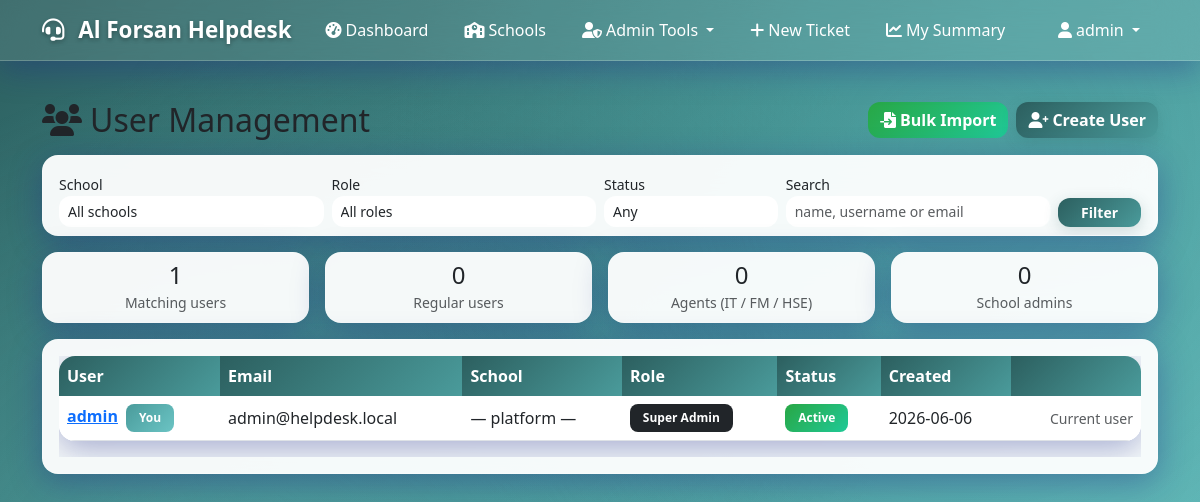
The app's page /admin/users (signed in) with its own data.
### models.py (models this page shows, shortened)
class SystemSettings(db.Model):
    __tablename__ = 'system_settings'
    id = db.Column(db.Integer, primary_key=True)
    system_name = db.Column(db.String(100), nullable=False, default='Al Qeyam Helpdesk')
    logo_filename = db.Column(db.String(200), nullable=True)
    updated_at = db.Column(db.DateTime, default=utc_now, onupdate=utc_now)

class User(UserMixin, db.Model):
    __tablename__ = 'users'
    id = db.Column(db.Integer, primary_key=True)
    username = db.Column(db.String(80), unique=True, nullable=False)
    email = db.Column(db.String(120), unique=True, nullable=False)
    password_hash = db.Column(db.String(255), nullable=False)
    role = db.Column(db.String(20), default='user')  # see ALL_ROLES
    department = db.Column(db.Text, nullable=True)  # free text / admin module permissions as JSON
    is_active = db.Column(db.Boolean, default=True)
    created_at = db.Column(db.DateTime, default=utc_now)
    school_id = db.Column(db.Integer, db.ForeignKey('schools.id'), nullable=True, index=True)
    full_name = db.Column(db.String(120), nullable=True)
    must_change_password = db.Column(db.Boolean, default=False)
    school = db.relationship('School', foreign_keys=[school_id])
    @property
    def display_name(self):
        return self.full_name or self.username

### app.py (the view)
@app.route('/admin/users')
@require_module_access('user_management')
@platform_scope
def admin_users():
    query = User.query
    if current_user.role != ROLE_SUPER_ADMIN:
        query = query.filter(User.role != ROLE_SUPER_ADMIN)
    school_filter = request.args.get('school_id', type=int)
    role_filter = request.args.get('role', '').strip()
    status_filter = request.args.get('status', '').strip()
    term = request.args.get('q', '').strip()
    if school_filter and current_user.role == ROLE_SUPER_ADMIN:
        query = query.filter(User.school_id == school_filter)
    if role_filter in ALL_ROLES:
        query = query.filter(User.role == role_filter)
    if status_filter in ('active', 'inactive'):
        query = query.filter(User.is_active == (status_filter == 'active'))
    if term:
        like = f'%{term}%'
        query = query.filter(db.or_(User.username.ilike(like), User.email.ilike(like), User.full_name.ilike(like)))
    counts = dict(query.with_entities(User.role, db.func.count(User.id)).group_by(User.role).all())
    page = request.args.get('page', 1, type=int)
    pagination = query.order_by(User.created_at.desc(), User.id.desc()).paginate(page=page, per_page=50, error_out=False)
    return render_template('admin_users.html', users=pagination.items, pagination=pagination, counts=counts,
                           total=sum(counts.values()), schools=_schools_for_forms(), filters={
                               'school_id': school_filter, 'role': role_filter, 'status': status_filter, 'q': term})

### templates/admin_users.html (shortened to what this page needs)
{% extends "base.html" %}
{% block content %}
<div class="d-flex flex-wrap justify-content-between align-items-center mb-3 gap-2">
    <h2 class="mb-0"><i class="fas fa-users me-2"></i>User Management</h2>
    <div class="d-flex gap-2">
        <a href="{{ url_for('tenant.import_users_view') }}" class="btn btn-success"><i class="fas fa-file-import me-1"></i>Bulk Import</a>
        <a href="{{ url_for('create_user', school_id=filters.school_id) if filters.school_id else url_for('create_user') }}" class="btn btn-primary"><i class="fas fa-user-plus me-1"></i>Create User</a>
    </div>
</div>
<div class="card mb-3">
    <div class="card-body py-2">
        <form method="GET" class="row g-2 align-items-end">
            {% if current_user.role == 'super_admin' %}
            <div class="col-md-3">
                <label class="form-label small mb-0">School</label>
                <select class="form-select form-select-sm" name="school_id">
                    <option value="">All schools</option>
                </select>
            </div>
            {% endif %}
            <div class="col-md-3">
                <label class="form-label small mb-0">Role</label>
                <select class="form-select form-select-sm" name="role">
                    <option value="">All roles</option>
                </select>
            </div>
            <div class="col-md-2">
                <label class="form-label small mb-0">Status</label>
                <select class="form-select form-select-sm" name="status">
                    <option value="">Any</option>
                </select>
            </div>
            <div class="col-md-3">
                <label class="form-label small mb-0">Search</label>
                <input class="form-control form-control-sm" name="q" value="{{ filters.q }}" placeholder="name, username or email">
            </div>
            <div class="col-md-1 d-grid"><button class="btn btn-sm btn-primary">Filter</button></div>
        </form>
    </div>
</div>
<div class="row g-3 mb-3">
    <div class="col-6 col-md-3"><div class="card text-center"><div class="card-body py-2"><h4 class="mb-0">{{ total }}</h4><small class="text-muted">Matching users</small></div></div></div>
    <div class="col-6 col-md-3"><div class="card text-center"><div class="card-body py-2"><h4 class="mb-0">{{ counts.get('user', 0) }}</h4><small class="text-muted">Regular users</small></div></div></div>
    <div class="col-6 col-md-3"><div class="card text-center"><div class="card-body py-2"><h4 class="mb-0">{{ counts.get('it_agent', 0) + counts.get('fm_agent', 0) + counts.get('hse_agent', 0) }}</h4><small class="text-muted">Agents (IT / FM / HSE)</small></div></div></div>
    <div class="col-6 col-md-3"><div class="card text-center"><div class="card-body py-2"><h4 class="mb-0">{{ counts.get('admin', 0) }}</h4><small class="text-muted">School admins</small></div></div></div>
</div>
<div class="card">
    <div class="card-body">
        {% if users %}
        <div class="table-responsive">
            <table class="table table-hover align-middle">
                <thead><tr><th>User</th><th>Email</th>{% if current_user.role == 'super_admin' %}<th>School</th>{% endif %}<th>Role</th><th>Status</th><th>Created</th><th></th></tr></thead>
                <tbody>
                {% for user in users %}
                <tr>
                    <td>
                        <a href="{{ url_for('view_user', user_id=user.id) }}"><strong>{{ user.display_name }}</strong></a>
                        {% if user.id == current_user.id %}<span class="badge bg-info ms-1">You</span>{% endif %}
                    </td>
                    <td>{{ user.email }}</td>
                    {% if current_user.role == 'super_admin' %}<td>{{ user.school.name if user.school else '— platform —' }}</td>{% endif %}
                    <td><span class="badge bg-{{ 'dark' if user.role == 'super_admin' else 'danger' if user.role == 'admin' else 'primary' if user.role == 'it_agent' else 'success' if user.role == 'fm_agent' else 'warning text-dark' if user.role == 'hse_agent' else 'secondary' }}">{{ user.role.replace('_', ' ')|title }}</span></td>
                    <td>{% if user.is_active %}<span class="badge bg-success">Active</span>{% else %}<span class="badge bg-danger">Inactive</span>{% endif %}</td>
                    <td>{{ user.created_at.strftime('%Y-%m-%d') if user.created_at else '' }}</td>
                    <td class="text-end">
                        {% if user.id != current_user.id %}
                        <div class="btn-group">
                            <a href="{{ url_for('edit_user', user_id=user.id) }}" class="btn btn-sm btn-outline-primary" title="Edit"><i class="fas fa-edit"></i></a>
                            <form method="POST" action="{{ url_for('toggle_user_status', user_id=user.id) }}" class="d-inline">
                                <button type="submit" class="btn btn-sm btn-outline-{{ 'warning' if user.is_active else 'success' }}" title="{{ 'Deactivate' if user.is_active else 'Activate' }}"
                                        onclick="return confirm('Are you sure you want to {{ 'deactivate' if user.is_active else 'activate' }} this user?')">
                                    <i class="fas fa-{{ 'ban' if user.is_active else 'check' }}"></i></button>
                            </form>
                        </div>
                        {% else %}<span class="text-muted small">Current user</span>{% endif %}
                    </td>
                </tr>
                {% endfor %}
                </tbody>
            </table>
        </div>
        {% else %}
        <p class="text-muted text-center mb-0">No users found.</p>
        {% endif %}
    </div>
</div>
{% endblock %}

### templates/base.html (shortened to what this page needs)
<!DOCTYPE html>
<html lang="en">
<head>
    <link href="https://cdn.jsdelivr.net/npm/bootstrap@5.3.0/dist/css/bootstrap.min.css" rel="stylesheet">
    <link href="https://cdnjs.cloudflare.com/ajax/libs/font-awesome/6.0.0/css/all.min.css" rel="stylesheet">
</head>
<body>
    <nav class="navbar navbar-expand-lg navbar-dark">
        <div class="container">
            <a class="navbar-brand" href="{{ url_for('dashboard') if current_user.is_authenticated else url_for('index') }}">
                {% if system_settings.logo_filename %}
                    <img src="{{ url_for('static', filename='uploads/' + system_settings.logo_filename) }}" alt="Logo" style="height:32px;width:auto;margin-right:8px;vertical-align:middle;object-fit:contain;">
                {% else %}
                    <i class="fas fa-headset me-2"></i>
                {% endif %}{{ system_settings.system_name }}
            </a>
            <div class="collapse navbar-collapse" id="navbarNav">
                <ul class="navbar-nav me-auto">
                    {% if current_user.is_authenticated %}
                        <li class="nav-item">
                            <a class="nav-link" href="{{ url_for('dashboard') }}">
                                <i class="fas fa-tachometer-alt me-1"></i>Dashboard
                            </a>
                        </li>
                        {% if current_user.role == 'super_admin' %}
                            <li class="nav-item">
                                <a class="nav-link" href="{{ url_for('tenant.platform_dashboard') }}">
                                    <i class="fas fa-school me-1"></i>Schools
                                </a>
                            </li>
                        {% endif %}
                        {% if current_user.role in ['admin', 'super_admin'] %}
                            <li class="nav-item dropdown">
                                <a class="nav-link dropdown-toggle" href="#" id="adminDropdown" role="button" data-bs-toggle="dropdown">
                                    <i class="fas fa-user-shield me-1"></i>Admin Tools
                                </a>
                            </li>
                        {% endif %}
                        {% if current_user.role in ['it_agent', 'fm_agent', 'hse_agent'] %}
                            <li class="nav-item dropdown">
                                <a class="nav-link dropdown-toggle" href="#" id="agentDropdown" role="button" data-bs-toggle="dropdown">
                                    <i class="fas fa-tools me-1"></i>Agent Tools
                                </a>
                                <ul class="dropdown-menu">
                                    <li><a class="dropdown-item" href="{{ url_for('admin_tickets') }}">
                                        <i class="fas fa-list me-1"></i>All Tickets
                                    </a></li>
                                    <li><a class="dropdown-item" href="{{ url_for('admin_search_tickets') }}">
                                        <i class="fas fa-search me-1"></i>Search Tickets
                                    </a></li>
                                    <li><a class="dropdown-item" href="{{ url_for('admin_summary_reports') }}">
                                        <i class="fas fa-chart-bar me-1"></i>Summary Reports
                                    </a></li>
                                    <li><hr class="dropdown-divider"></li>
                                    <li><a class="dropdown-item" href="{{ url_for('create_ticket') }}">
                                        <i class="fas fa-plus me-1"></i>Create Ticket
                                    </a></li>
                                </ul>
                            </li>
                        {% else %}
                            <li class="nav-item">
                                <a class="nav-link" href="{{ url_for('create_ticket') }}">
                                    <i class="fas fa-plus me-1"></i>New Ticket
                                </a>
                            </li>
                            <li class="nav-item">
                                <a class="nav-link" href="{{ url_for('my_ticket_summary') }}">
                                    <i class="fas fa-chart-line me-1"></i>My Summary
                                </a>
                            </li>
                        {% endif %}
                    {% endif %}
                </ul>
                <ul class="navbar-nav">
                    {% if current_user.is_authenticated %}
                        <li class="nav-item dropdown">
                            <a class="nav-link dropdown-toggle" href="#" id="navbarDropdown" role="button" data-bs-toggle="dropdown">
                                <i class="fas fa-user me-1"></i>{{ current_user.username }}
                            </a>
                        </li>
                    {% else %}
                        <li class="nav-item">
                            <a class="nav-link" href="{{ url_for('login') }}">
                                <i class="fas fa-sign-in-alt me-1"></i>Login
                            </a>
                        </li>
                    {% endif %}
                </ul>
            </div>
        </div>
    </nav>
    <main class="container main-content" style="padding-top: 0.5rem;">
        {% block content %}{% endblock %}
    </main>
</body>
</html>

### records on screen
SystemSettings: system_name "Al Forsan Helpdesk"
User: username "admin", display_name "admin", shows "You", email "admin@helpdesk.local", school "— platform —", role.replace "Super Admin", is_active "Active", created_at "2026-06-06", shows "Current user"

### other values on screen
{{ total }} "1"
{{ counts.get('user', 0) }} "0"
{{ counts.get('admin', 0) }} "0"
